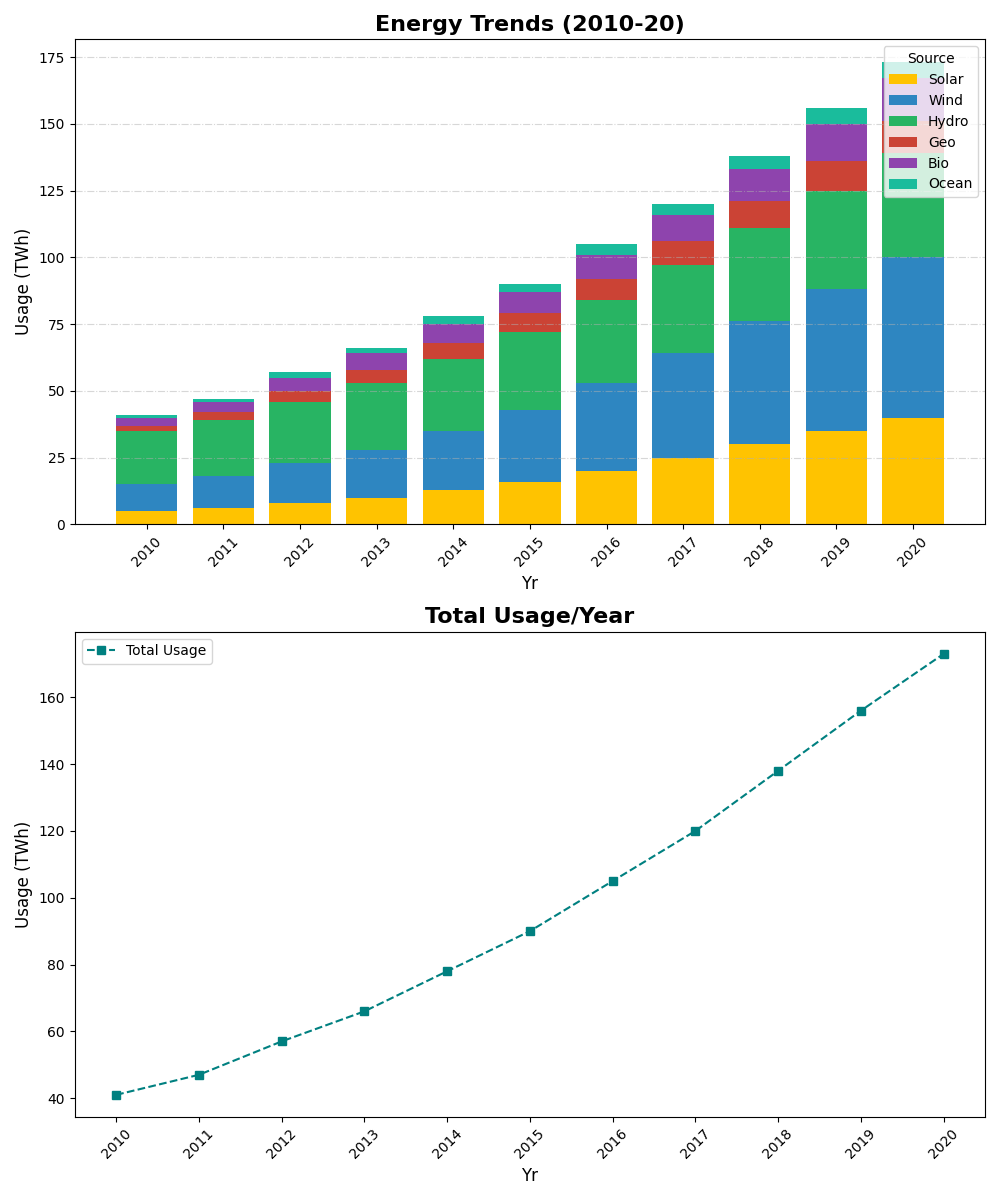

The script that drew this image:
import matplotlib.pyplot as plt
import numpy as np

years = np.arange(2010, 2021)

solar = [5, 6, 8, 10, 13, 16, 20, 25, 30, 35, 40]
wind = [10, 12, 15, 18, 22, 27, 33, 39, 46, 53, 60]
hydro = [20, 21, 23, 25, 27, 29, 31, 33, 35, 37, 39]
geo = [2, 3, 4, 5, 6, 7, 8, 9, 10, 11, 12]
bio = [3, 4, 5, 6, 7, 8, 9, 10, 12, 14, 16]
ocean = [1, 1, 2, 2, 3, 3, 4, 4, 5, 6, 6]

total = (np.array(solar) + np.array(wind) + np.array(hydro) +
         np.array(geo) + np.array(bio) + np.array(ocean))

fig, (ax1, ax2) = plt.subplots(2, 1, figsize=(10, 12))

ax1.bar(years, solar, label='Solar', color='#FFC300')
ax1.bar(years, wind, bottom=solar, label='Wind', color='#2E86C1')
ax1.bar(years, hydro, bottom=np.array(solar) + np.array(wind), label='Hydro', color='#28B463')
ax1.bar(years, geo, bottom=np.array(solar) + np.array(wind) + np.array(hydro), label='Geo', color='#CB4335')
ax1.bar(years, bio, bottom=np.array(solar) + np.array(wind) + np.array(hydro) + np.array(geo), label='Bio', color='#8E44AD')
ax1.bar(years, ocean, bottom=np.array(solar) + np.array(wind) + np.array(hydro) + np.array(geo) + np.array(bio), label='Ocean', color='#1ABC9C')

ax1.set_title("Energy Trends (2010-20)", fontsize=16, fontweight='bold')
ax1.set_xlabel("Yr", fontsize=12)
ax1.set_ylabel("Usage (TWh)", fontsize=12)
ax1.set_xticks(years)
ax1.set_xticklabels(years, rotation=45)
ax1.legend(title='Source', loc='upper right')
ax1.grid(True, axis='y', linestyle='-.', alpha=0.5)

ax2.plot(years, total, marker='s', linestyle='--', color='teal', label='Total Usage')
ax2.set_title("Total Usage/Year", fontsize=16, fontweight='bold')
ax2.set_xlabel("Yr", fontsize=12)
ax2.set_ylabel("Usage (TWh)", fontsize=12)
ax2.set_xticks(years)
ax2.set_xticklabels(years, rotation=45)
ax2.legend(loc='upper left')
ax2.grid(False)

plt.tight_layout()
plt.show()
